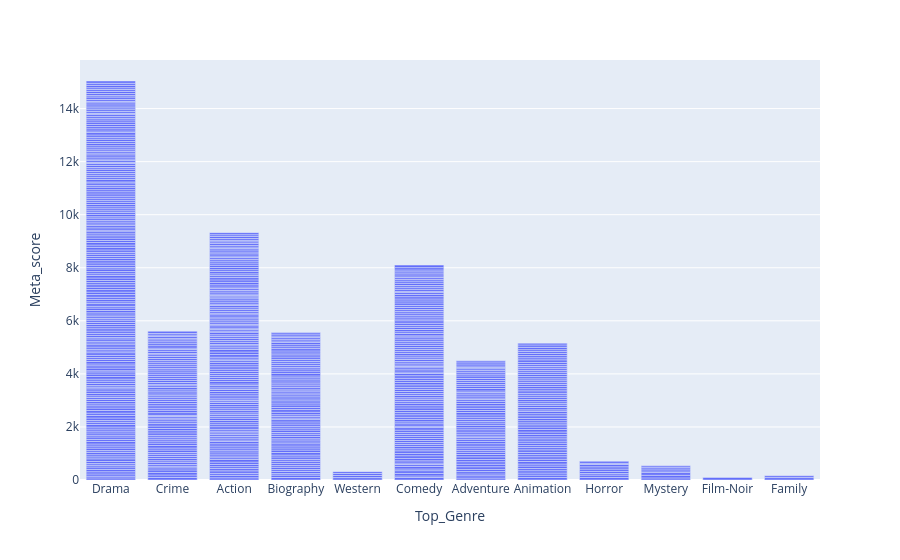

Write notebook code for a chart like this one.
### Code cell
px.bar(df,
       x = 'Top_Genre',
       y = 'Meta_score',
       barmode = 'group')

### Figure 1 — Plotly figure (JSON) as saved in the notebook; plotly's stock layout.template omitted (floating-point values rounded to 4 significant figures; data arrays with more than 128 entries replaced by an {"elided": "..."} marker saying what was removed)
{"data": [{"alignmentgroup": "True", "hovertemplate": "Top_Genre=%{x}<br>Meta_score=%{y}<extra></extra>", "legendgroup": "", "marker": {"color": "#636efa", "pattern": {"shape": ""}}, "name": "", "offsetgroup": "", "orientation": "v", "showlegend": false, "textposition": "auto", "type": "bar", "x": {"elided": "714 str values"}, "xaxis": "x", "y": {"elided": "714 float values"}, "yaxis": "y"}], "layout": {"barmode": "group", "legend": {"tracegroupgap": 0}, "margin": {"t": 60}, "xaxis": {"anchor": "y", "domain": [0, 1], "title": {"text": "Top_Genre"}}, "yaxis": {"anchor": "x", "domain": [0, 1], "title": {"text": "Meta_score"}}}}
